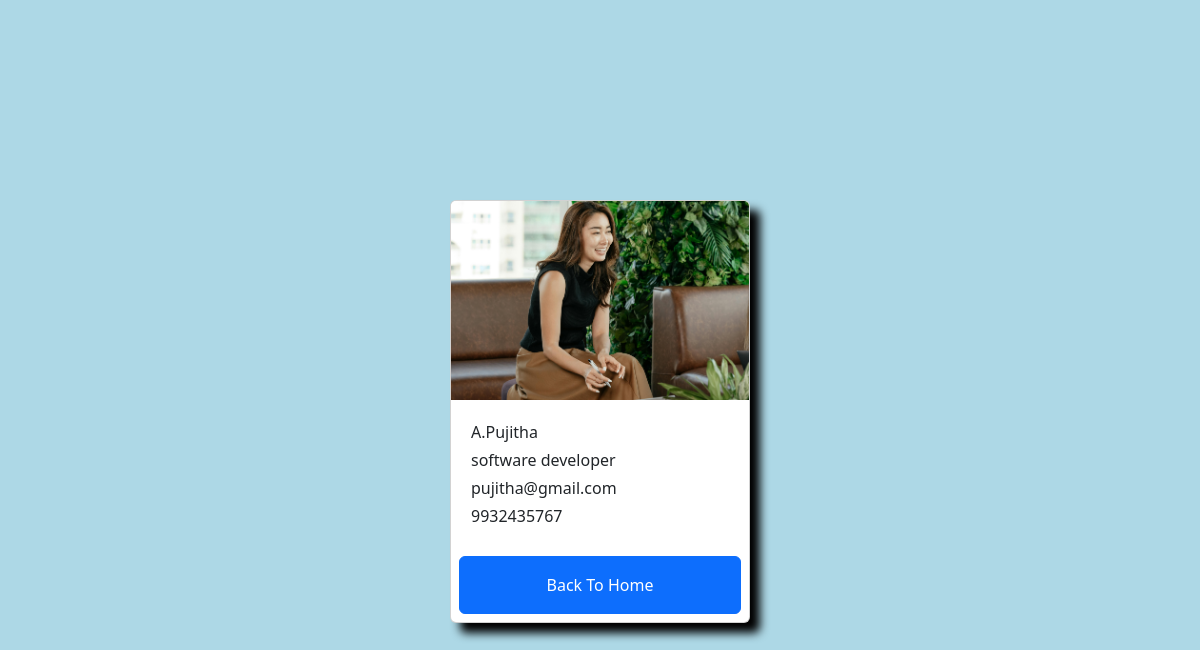
Page /employees/3/ on the committed database.
### salary/models.py (models this page shows, shortened)
class Employee(models.Model):
    first_name=models.CharField(max_length=100);
    last_name=models.CharField(max_length=100);
    photo=models.ImageField(upload_to='images');
    designation=models.CharField(max_length=100);
    email_address=models.EmailField(max_length=100);
    phone_number=models.CharField(max_length=10);

### salary/views.py (the view)
# urls.py: path('<int:pk>/', views.employee_detail,name='employee'),
def employee_detail(request,pk):
    employee=get_object_or_404(Employee,pk=pk)
    context = {
        'employee': employee,
    }
    return render(request, 'employee.html', context)

### templates/employee.html (shortened to what this page needs)
<!DOCTYPE html>
<html lang="en">
<head>
    <link href="https://cdn.jsdelivr.net/npm/bootstrap@5.3.3/dist/css/bootstrap.min.css" rel="stylesheet">
</head>
<body>
    <div class="container mt-5">
        <div class="card mx-auto top" style="width: 300px">
            <img src="{{employee.photo.url}}" class="card-img-top">
            <div class="card-body">
                <p class="card-text m-1">{{employee.first_name}}{{employee.last_name}}</p>
                <p class="card-text m-1">{{employee.designation}}</p>
                <p class="card-text m-1">{{employee.email_address}}</p>
                <p class="card-text m-1">{{employee.phone_number}}</p>
            </div>
            <a href="{% url 'home' %}" class="btn btn-primary p-3 m-2">Back To Home</a>
        </div>
    </div>
</body>
</html>

### templates/employee.html (style rules this page uses)
.top { margin-top: 200px; position: relative; box-shadow: 10px 10px 10px black; }
body { background-color: lightblue; }

### rows in the picture
Employee: photo (picture), first_name "A.", last_name "Pujitha", designation "software developer", email_address "pujitha@gmail.com", phone_number "9932435767"
